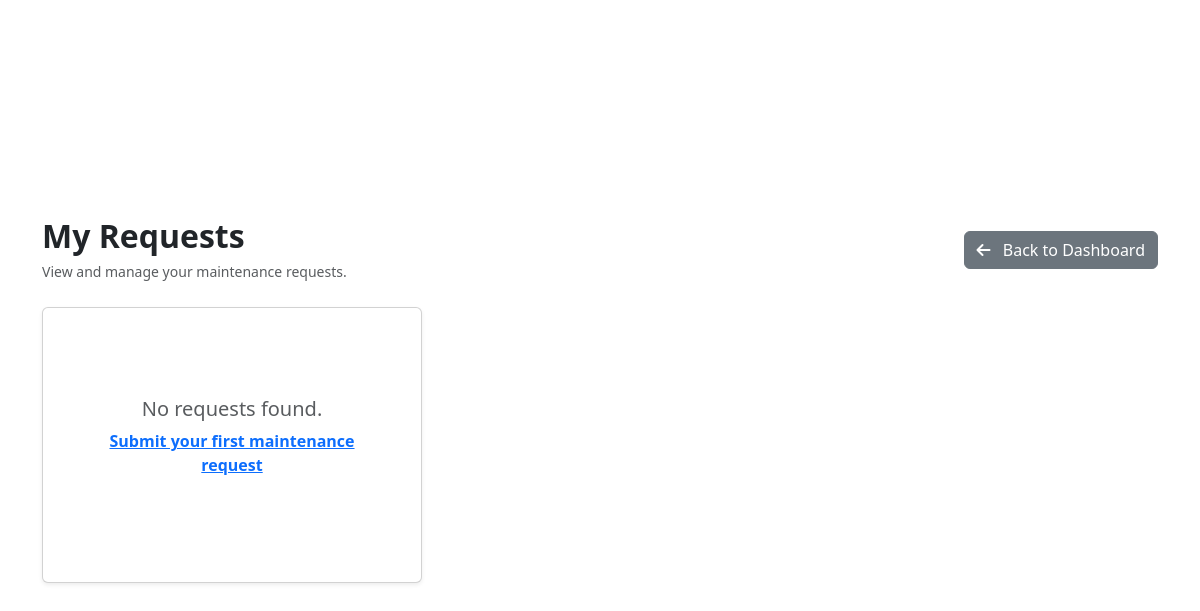
The page /employee/my-requests/ (signed in) on the database as committed earlier.
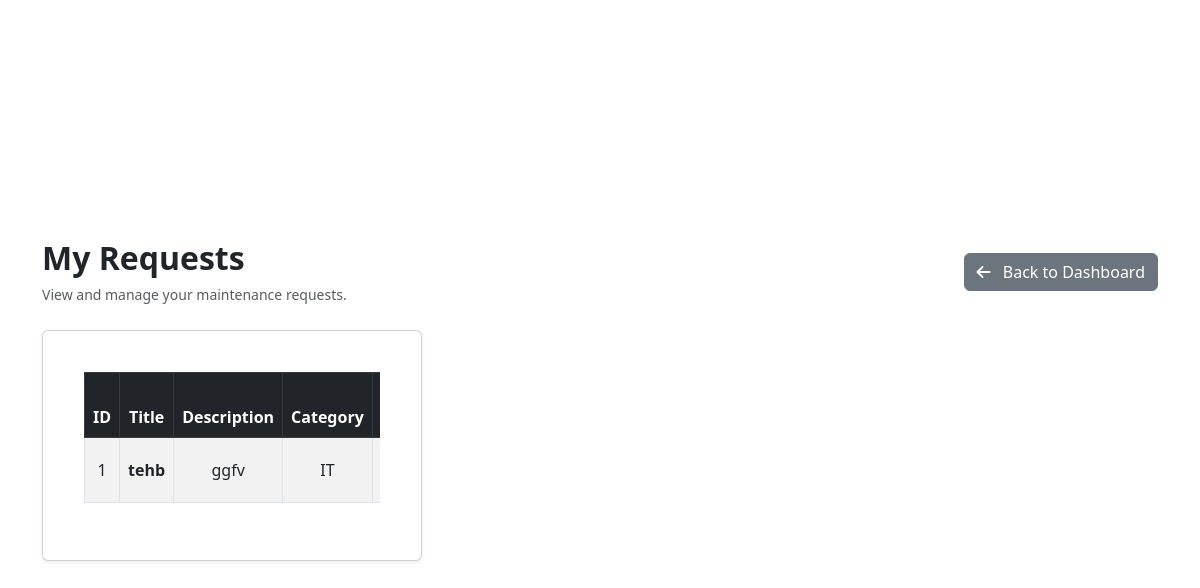
The same page on the database as committed later.
### Request_app/models.py (models this page shows, shortened)
class MaintenanceRequest(models.Model):
    CATEGORY_CHOICES = (
        ('ELECTRICAL', 'Electrical'),
        ('PLUMBING', 'Plumbing'),
        ('HVAC', 'HVAC'),
        ('IT', 'IT'),
        ('OTHER', 'Other'),
    )
    STATUS_PENDING = 'PENDING'
    STATUS_IN_PROCESS = 'IN_PROCESS'
    STATUS_COMPLETED = 'COMPLETED'
    STATUS_CANCELLED = 'CANCELLED'
    STATUS_CHOICES = (
        (STATUS_PENDING, 'Pending'),
        (STATUS_IN_PROCESS, 'In Process'),
        (STATUS_COMPLETED, 'Completed'),
        (STATUS_CANCELLED, 'Cancelled'),
    )
    request_id = models.CharField(max_length=40, unique=True, editable=False)
    title = models.CharField(max_length=200)
    description = models.TextField()
    category = models.CharField(max_length=20, choices=CATEGORY_CHOICES)
    status = models.CharField(
        max_length=20,
        choices=STATUS_CHOICES,
        default=STATUS_PENDING
    )
    created_by = models.ForeignKey(
        User,
        related_name='requests_created',
        on_delete=models.CASCADE
    )
    assigned_to = models.ForeignKey(
        User,
        related_name='requests_assigned',
        on_delete=models.SET_NULL,
        null=True,
        blank=True
    )
    created_at = models.DateTimeField(auto_now_add=True)
    updated_at = models.DateTimeField(auto_now=True)
    resolution_notes = models.TextField(blank=True, null=True)

### Request_app/views.py (the view)
# urls.py: path('employee/my-requests/', views.my_requests, name='my_requests'),
@login_required
def my_requests(request):
    requests_list = MaintenanceRequest.objects.filter(created_by=request.user).order_by('-created_at')
    return render(request, 'requests/request_detail.html', {'requests': requests_list})

### Request_app/templates/requests/request_detail.html (shortened to what this page needs)
{% extends "master.html" %}
{% load static %}
{% block content %}
<div class="container py-4">
    <div class="d-flex justify-content-between align-items-center mb-4">
        <div>
            <h2 class="fw-bold mb-1">My Requests</h2>
            <small class="text-muted">View and manage your maintenance requests.</small>
        </div>
        <a href="{% url 'employee_dashboard' %}" class="btn btn-secondary">
            <i class="fas fa-arrow-left me-2"></i> Back to Dashboard
        </a>
    </div>
    <div class="card shadow-sm">
        <div class="card-body">
            {% if requests %}
            <div class="table-responsive">
                <table class="table table-striped table-bordered table-hover align-middle text-center">
                    <thead class="table-dark">
                        <tr>
                            <th>ID</th>
                            <th>Title</th>
                            <th>Description</th>
                            <th>Category</th>
                            <th>Status</th>
                        </tr>
                    </thead>
                    <tbody>
                        {% for r in requests %}
                        <tr>
                            <td>{{ forloop.counter }}</td>
                            <td class="fw-semibold">{{ r.title }}</td>
                            <td>{{ r.description }}</td>
                            <td>{{ r.get_category_display }}</td>
                            <td>
                            </td>
                        </tr>
                        {% endfor %}
                    </tbody>
                </table>
            </div>
            {% else %}
            <div class="text-center text-muted py-5">
                <h5>No requests found.</h5>
                <p><a href="{% url 'create_requests' %}" class="fw-semibold">Submit your first maintenance request</a></p>
            </div>
            {% endif %}
        </div>
    </div>
</div>
{% endblock %}

Rows that differ between the two databases and show on the page:
added MaintenanceRequest: title "tehb", description "ggfv", category "IT"
Other text that changed with them:
text no longer shown: "No requests found. Submit your first maintenance request"
text now shown: "ID Title Description Category"
